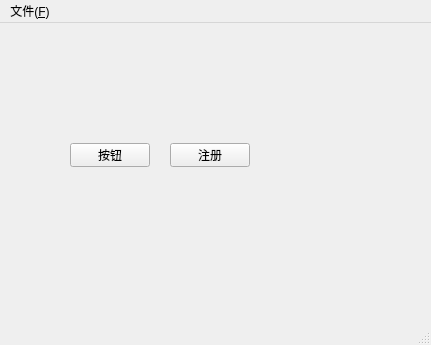
<?xml version="1.0" encoding="UTF-8"?>
<ui version="4.0">
 <class>Login</class>
 <widget class="QMainWindow" name="Login">
  <property name="geometry">
   <rect>
    <x>0</x>
    <y>0</y>
    <width>431</width>
    <height>345</height>
   </rect>
  </property>
  <property name="windowTitle">
   <string>Login</string>
  </property>
  <widget class="QWidget" name="centralwidget">
   <widget class="QPushButton" name="pushButton">
    <property name="geometry">
     <rect>
      <x>170</x>
      <y>120</y>
      <width>80</width>
      <height>24</height>
     </rect>
    </property>
    <property name="text">
     <string>注册</string>
    </property>
   </widget>
   <widget class="QPushButton" name="pushButton_2">
    <property name="geometry">
     <rect>
      <x>70</x>
      <y>120</y>
      <width>80</width>
      <height>24</height>
     </rect>
    </property>
    <property name="text">
     <string>按钮</string>
    </property>
   </widget>
  </widget>
  <widget class="QMenuBar" name="menubar">
   <property name="geometry">
    <rect>
     <x>0</x>
     <y>0</y>
     <width>431</width>
     <height>21</height>
    </rect>
   </property>
   <widget class="QMenu" name="menu">
    <property name="title">
     <string>文件(&amp;F)</string>
    </property>
    <addaction name="actionopen"/>
   </widget>
   <addaction name="menu"/>
  </widget>
  <widget class="QStatusBar" name="statusbar"/>
  <action name="actionopen">
   <property name="text">
    <string>open</string>
   </property>
  </action>
 </widget>
 <resources/>
 <connections/>
</ui>
